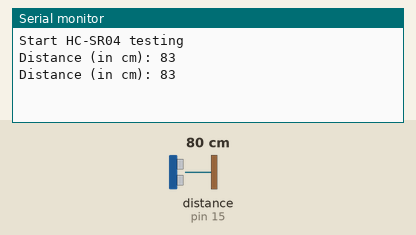
Bench run of a sketch on a simulated Arduino Nano, built with avr-gcc and run on an emulated ATmega328P. On the bench: the last lines printed to the serial monitor. Wiring (inferred from the names in the program): ultrasonic range finder: trigger pin 14; echo pin 15. The inputs (shaded band) are chosen by the test bench; at power-on: distance to the obstacle (sensor on pin 15) 80 cm. The echo pulse lasts 58.3 µs per cm.

Above: at 1.8 s.
1.9 s: distance to the obstacle (sensor on pin 15) set to 2 cm
At 2.7 s:
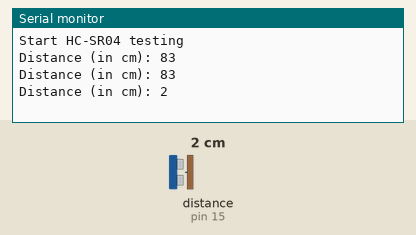
3.4 s: distance to the obstacle (sensor on pin 15) set to 4 cm
At 4.8 s:
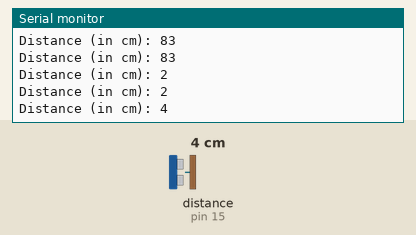
Timing chart, 0 to 6.4 s (numbered marks = the images above; inputs shaded):
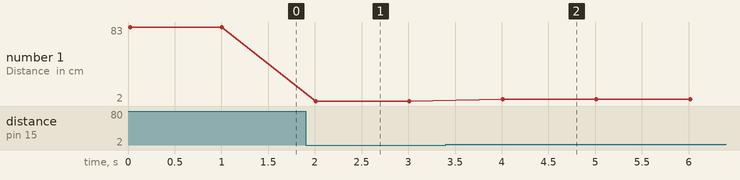

The sketch:

TestUltrasonic.ino
```cpp
/*
 * This program tests HC-SR04 ultrasonic sensor.
 * The library is taken from the following repo:
 * - https://github.com/ErickSimoes/Ultrasonic
 *
 * This test program prints the ranging outcome on the serial monitor.
 * The program works with the following wiring:
 *
 *    Arduino    HC-SR04 Ultrasonic
 *       Nano    sensor
 *       ---+    +---
 *          |    |
 *       D14|----|TRIG
 *       D15|----|ECHO
 *          |    |
 *       ---+    +---
 */

#include "Ultrasonic.h"

// pin map setting
constexpr uint8_t ULTRASONIC_TRIG = 14;
constexpr uint8_t ULTRASONIC_ECHO = 15;

// create an `ultrasonic` object for our project
Ultrasonic ultrasonic(ULTRASONIC_TRIG, ULTRASONIC_ECHO);

void setup()
{
  Serial.begin(9600);
  Serial.println("Start HC-SR04 testing");
}

void loop()
{
  // read and print the distance in centimeters
  // if the sensor is not connected, the output is zero
  Serial.print("Distance (in cm): ");
  Serial.println(ultrasonic.read(CM));
  delay(1000);
}
```

Ultrasonic.cpp
```cpp
// (licence header left out)
#if ARDUINO >= 100
  #include <Arduino.h>
#else
  #include <WProgram.h>
#endif

#include "Ultrasonic.h"

Ultrasonic::Ultrasonic(uint8_t trigPin, uint8_t echoPin, unsigned long timeOut) {
  trig = trigPin;
  echo = echoPin;
  threePins = trig == echo ? true : false;
  pinMode(trig, OUTPUT);
  pinMode(echo, INPUT);
  timeout = timeOut;
}

unsigned int Ultrasonic::timing() {
  if (threePins)
    pinMode(trig, OUTPUT);

  digitalWrite(trig, LOW);
  delayMicroseconds(2);
  digitalWrite(trig, HIGH);
  delayMicroseconds(10);
  digitalWrite(trig, LOW);

  if (threePins)
    pinMode(trig, INPUT);

  previousMicros = micros();
  while(!digitalRead(echo) && (micros() - previousMicros) <= timeout); // wait for the echo pin HIGH or timeout
  previousMicros = micros();
  while(digitalRead(echo)  && (micros() - previousMicros) <= timeout); // wait for the echo pin LOW or timeout

  return micros() - previousMicros; // duration
}

/*
 * If the unit of measure is not passed as a parameter,
 * sby default, it will return the distance in centimeters.
 * To change the default, replace CM by INC.
 */
unsigned int Ultrasonic::read(uint8_t und) {
  return timing() / und / 2;  //distance by divisor
}

/*
 * This method is too verbal, so, it's deprecated.
 * Use read() instead.
 */
unsigned int Ultrasonic::distanceRead(uint8_t und) {
  return read(und);
}
```

Ultrasonic.h
```cpp
// (licence header left out)
#ifndef Ultrasonic_h
#define Ultrasonic_h

/*
 * Values of divisors
 */
#define CM 28
#define INC 71

class Ultrasonic {
  public:
    Ultrasonic(uint8_t sigPin) : Ultrasonic(sigPin, sigPin) {};
    Ultrasonic(uint8_t trigPin, uint8_t echoPin, unsigned long timeOut = 20000UL);
    unsigned int read(uint8_t und = CM);
    unsigned int distanceRead(uint8_t und = CM) __attribute__ ((deprecated ("This method is deprecated, use read() instead.")));
    void setTimeout(unsigned long timeOut) {timeout = timeOut;}

  private:
    uint8_t trig;
    uint8_t echo;
    boolean threePins = false;
    unsigned long previousMicros;
    unsigned long timeout;
    unsigned int timing();
};

#endif // Ultrasonic_h
```

Measured:
- after the input at 1.9 s, the serial monitor: prints a new line after 0.11 s (image 1)
- after the input at 3.4 s, the serial monitor: prints a new line after 0.61 s (image 2)
- plotted number 1: 83 → 2 after the input at 1.9 s, 2 → 4 after the input at 3.4 s
